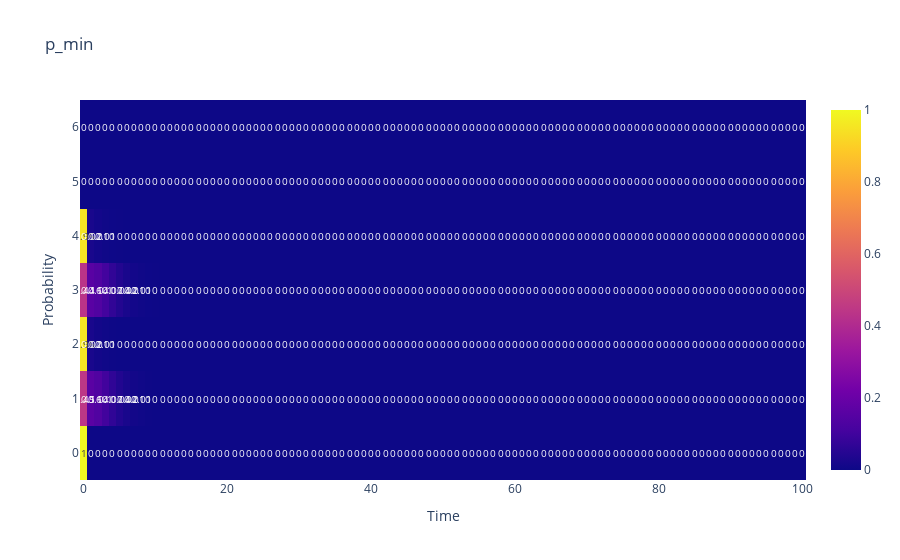

The notebook cell saved with this chart:
### Code cell
""""Test case with more than 1 clients in the system at the same time
url: https://docs.google.com/spreadsheets/d/1_l9bMqEfLT2-TpZz3MrDFIid30ZsywTVH8Lzc5uHrGw/edit?usp=sharing"""
x = np.array([1, 0, 1, 0, 1, 1, 1], dtype=np.int64)
d = 5
l = 6
limit = calc_distr_limit(l * x.sum())+1
service_times = range(0, limit)
s = np.array([poisson.pmf(i, l) for i in service_times], dtype=np.float64)
u = 4
  
sch = run_schedule(x, d, s, u, True)

sch.visualize_system('p_min')

### Figure 1 — Plotly figure (JSON) as saved in the notebook; plotly's stock layout.template omitted (floating-point values rounded to 4 significant figures; data arrays with more than 128 entries replaced by an {"elided": "..."} marker saying what was removed)
{"data": [{"text": {"elided": "7x101 float values"}, "textfont": {"size": 10}, "texttemplate": "%{text}", "type": "heatmap", "z": {"elided": "7x101 float values"}}], "layout": {"title": {"text": "p_min"}, "xaxis": {"title": {"text": "Time"}}, "yaxis": {"title": {"text": "Probability"}}}}
